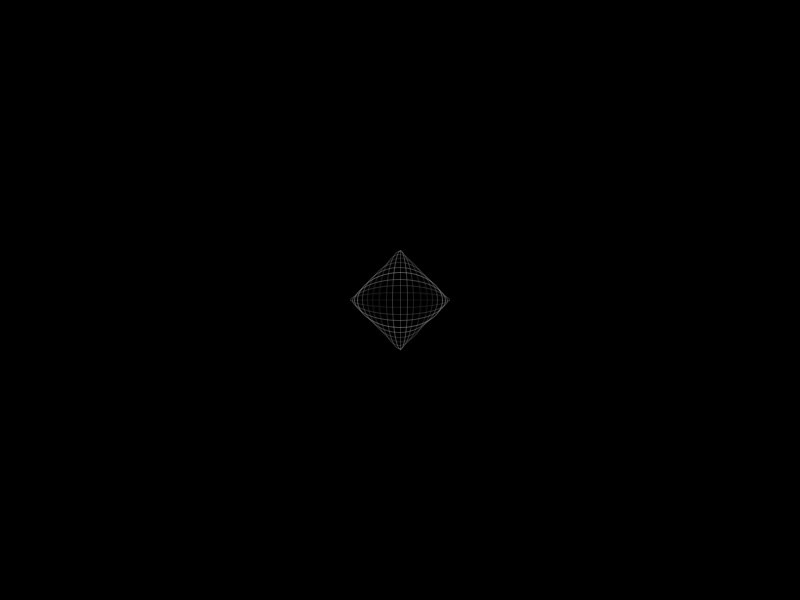
Frame 1 (no input)
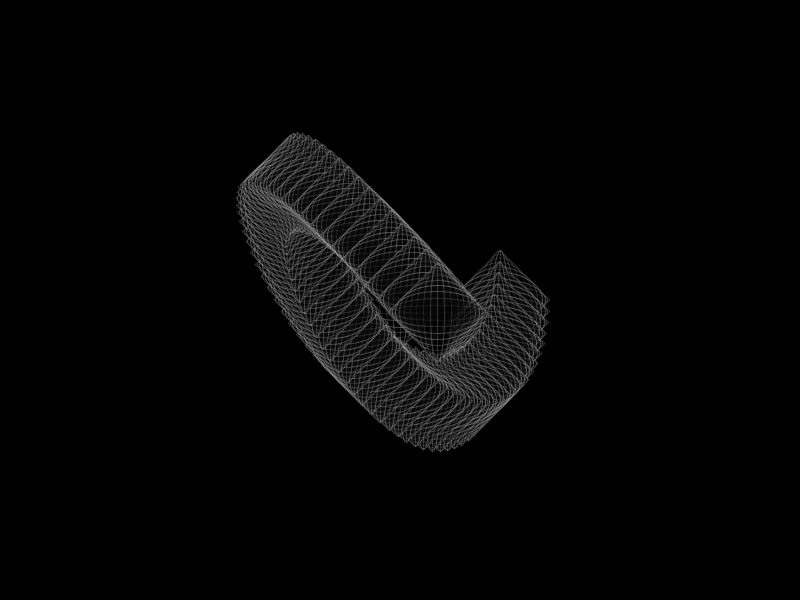
Frame 60 (the mouse pressed at the canvas centre just before this capture)
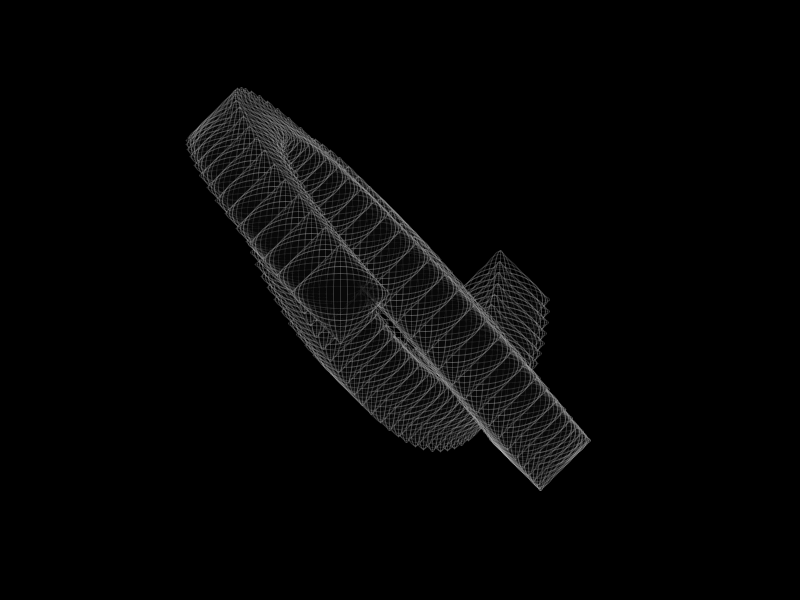
Frame 120 (the mouse held since frame 60 and released just before this capture)

The Processing sketch that drew these frames (run headless with seeded random() and noise(); from frame 60 on, the mouse is pressed at the canvas centre):

// Processing sketch: processing_4683
// ── processing_4683.pde

/* This class is a visualization of both recursion and sin/cos motion on screen.
It examines the depth of field with respect to these properties and the pseudo-
organic motion. 
Danny Capaccio 2009
*/


float angle;
float x;
float y;
float increment;

void setup(){
 size(800,600);
 background(0);
 smooth();
 x = width/2; 
 y = height/2;
 
 increment = 0;
}

void draw(){
 fill(50*increment%PI,50*increment%PI,50*increment%PI, 15);
 //stroke(2*(mouseX % 255));
 //strokeWeight(abs(sin(increment/100)));
 //line(width/2,height/2,x+100*abs(sin(increment)),y+100*abs(cos(increment)));
 drawFractal(x,y,angle,increment,40);
 x = width/2 + 100*cos(angle) + 150*sin(increment/100)*sin(angle);
 y = height/2 + 100*sin(angle) + 150*sin(increment/100)*cos(angle);
 angle+=PI/32;
 increment++;
  
}

void drawFractal(float x, float y, float angle, float inc,int recurse){
  if (recurse == 0){
    
  } else {
    stroke(190,60-recurse*2);
   // noStroke();
    ellipse(x,y,100*sin(recurse/2), 100*cos(recurse/2));
    recurse--;
    drawFractal(x,y,angle,inc,recurse);
   
  }
  
}
